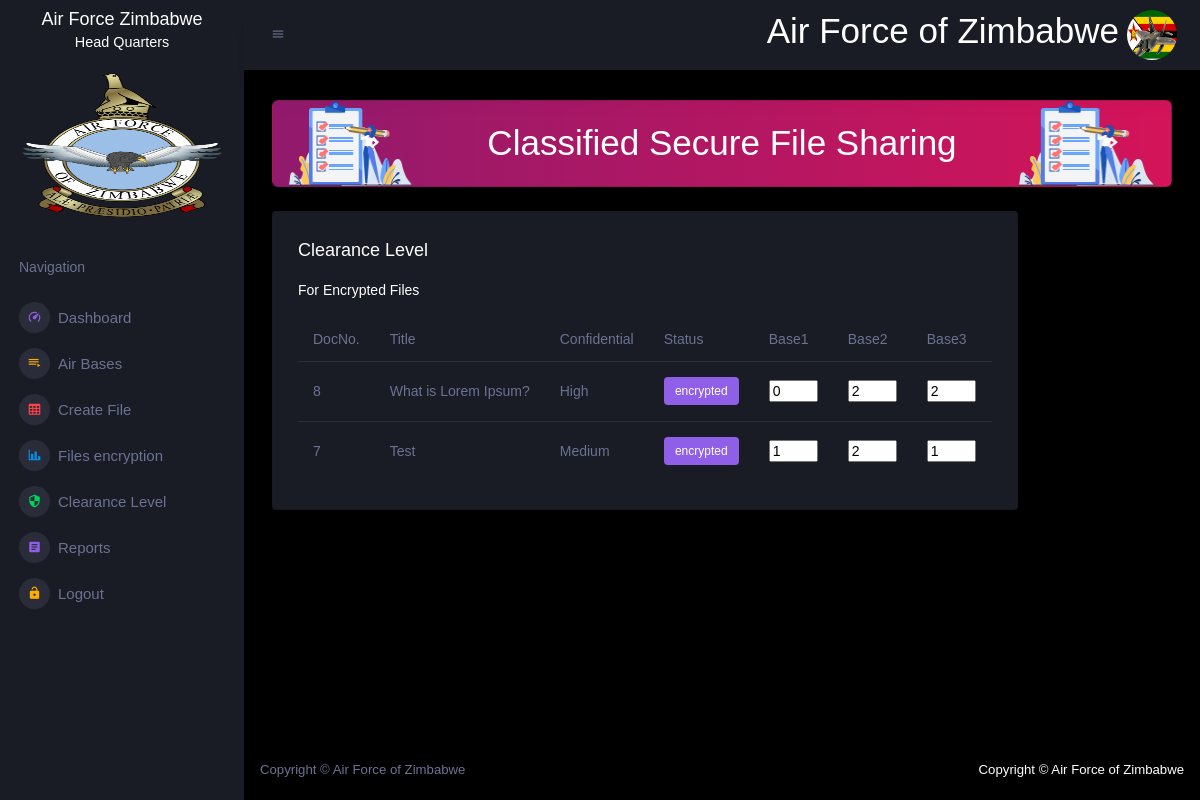
Screenshot of /hq/clearance.php with the database file from the repository.
### tables this page shows
CREATE TABLE `documents` (
  `doc_id` int(11) NOT NULL,
  `doc_title` text NOT NULL,
  `doc_file` text NOT NULL,
  `status` varchar(255) NOT NULL DEFAULT 'not encrypted',
  `con_level` varchar(255) NOT NULL,
  `date_created` date NOT NULL,
  `base1` varchar(11) DEFAULT '0',
  `base2` varchar(11) DEFAULT '0',
  `base3` varchar(11) DEFAULT '0',
  `base4` varchar(11) DEFAULT NULL
);

### hq/clearance.php (the view, shortened to what this page needs)
<?php include "../includes/header.php"; ?>
    <div class="container-scroller">
<?php include "../includes/sidebar.php";
?>
    <div class="container-fluid page-body-wrapper">
    <nav class="navbar p-0 fixed-top d-flex flex-row">
        <div class="navbar-menu-wrapper flex-grow d-flex align-items-stretch">
            <button class="navbar-toggler navbar-toggler align-self-center" type="button" data-toggle="minimize">
                <span class="mdi mdi-menu"></span>
            </button>
            <ul class="navbar-nav navbar-nav-right">
                <h1 class="text-center">Air Force of Zimbabwe</h1>
                <li class="nav-item m-2">
                    <img src="../airflag.jpg" class="rounded-circle" width="50" height="50" alt="">
                </li>
            </ul>
        </div>
    </nav>
    <div class="main-panel">
    <div class="content-wrapper">
        <div class="row">
            <div class="col-12 grid-margin stretch-card">
                <div class="card corona-gradient-card">
                    <div class="card-body py-0 px-0 px-sm-3">
                        <div class="row align-items-center">
                            <div class="col-4 col-sm-3 col-xl-2">
                                <img src="../assets/images/dashboard/Group126@2x.png" class="gradient-corona-img img-fluid" alt="">
                            </div>
                            <div class="col-5 col-sm-7 col-xl-8 p-0">
                                <h1 class="mb-1 mb-sm-0 text-center">Classified Secure File Sharing</h1>
                            </div>
                            <div class="col-3 col-sm-2 col-xl-2 pl-0 text-center">
                        <span>
                             <img src="../assets/images/dashboard/Group126@2x.png" class="gradient-corona-img img-fluid" alt="">
                        </span>
                            </div>
                        </div>
                    </div>
                </div>
            </div>
        </div>
        <div class="row">
            <div class="col-lg-10 grid-margin stretch-card">
                <div class="card">
                    <div class="card-body">
                        <h4 class="card-title">Clearance Level</h4>
                        <p>For Encrypted Files</p>
                        <div class="table-responsive">
                            <table class="table">
                                <thead>
                                <tr>
                                    <th>DocNo.</th>
                                    <th>Title</th>
                                    <th>Confidential</th>
                                    <th>Status</th>
                                    <th>Base1</th>
                                    <th>Base2</th>
                                    <th>Base3</th>
                                </tr>
                                </thead>
                                <tbody>
                                <?php
                                $sql = "SELECT * FROM documents WHERE status = 'encrypted' ORDER BY doc_id DESC";
                                $result = $conn->query($sql);
                                if ($result->num_rows > 0) {
                                    while($row = $result->fetch_assoc()) {
                                        $doc_id = $row["doc_id"];
                                        $doc_title = $row["doc_title"];
                                        $status = $row["status"];
                                        $con_level = $row["con_level"];
                                        $base1 = $row["base1"];
                                        $base2 = $row["base2"];
                                        $base3 = $row["base3"];
                                        ?>
                                        <tr>
                                            <td><?php echo $doc_id ?></td>
                                            <td><?php echo $doc_title ?></td>
                                            <td><?php echo $con_level ?></td>
                                            <td>
                                                <?php
                                                if($status === "encrypted"){
                                                    echo "<label class='badge badge-info'> $status </label>";
                                                }else{
                                                    echo "<label class='badge badge-success'> $status</label>";
                                                }
                                                ?>
                                            </td>
                                            <form action="" method="get">
                                            <td>
                                                <input type="number" name="base1" value="<?php echo $base1  ?>" min="0" max="2">
                                            </td>
                                                <td>
                                                <input type="number" name="base2" value="<?php echo $base2  ?>" min="0" max="2">
                                            </td>
                                                <td>
                                                <input type="number" name="base3" value="<?php echo $base3  ?>" min="0" max="2">
                                            </td>
                                            </form>
                                        </tr>
                                        <?php
                                    }
                                } else {
                                    echo "0 results";
                                }
                                ?>
                                </tbody>
                            </table>
                        </div>
                    </div>
                </div>
            </div>
        </div>
    </div>
<?php include "../includes/footer.php"; ?>

### rows the page displays
documents: doc_id "8", doc_title "What is Lorem Ipsum?", con_level "High", status "encrypted", base1 "0", base2 "2", base3 "2"
documents: doc_id "7", doc_title "Test", con_level "Medium", status "encrypted", base1 "1", base2 "2", base3 "1"
